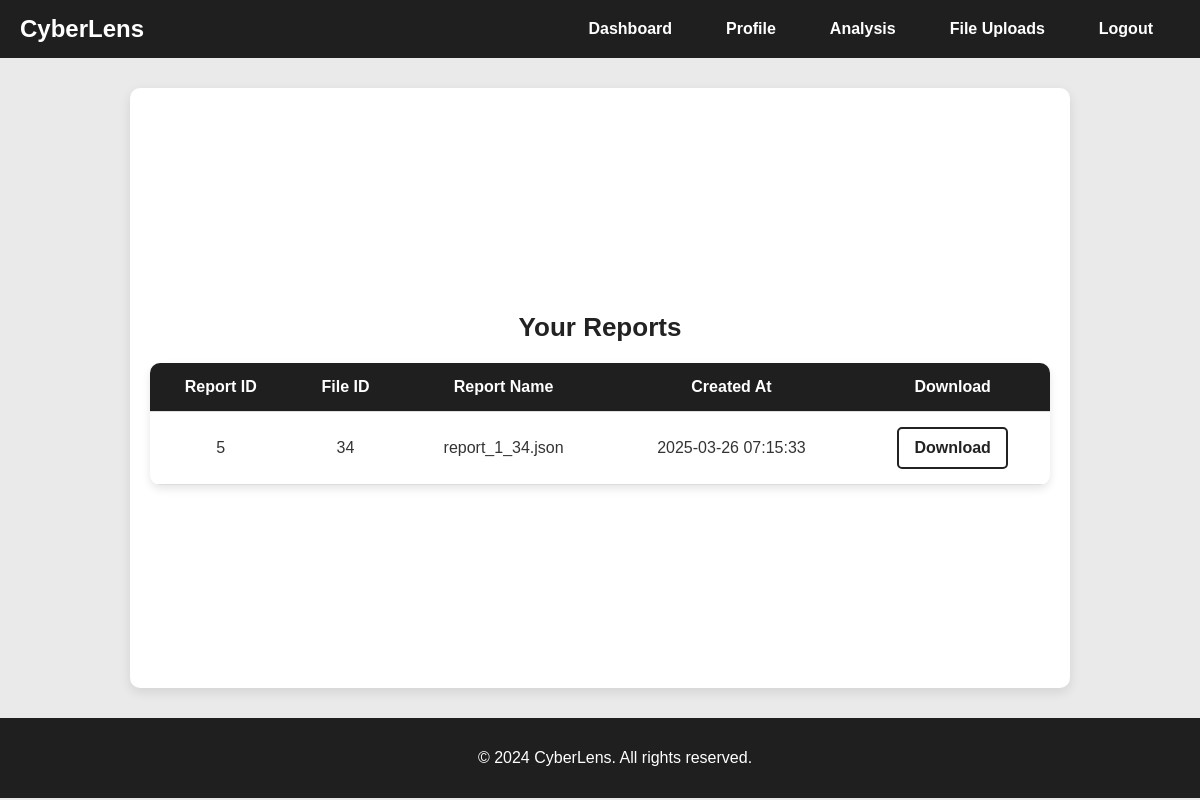
/reports.php (signed in), run on the app's committed database.
### tables this page shows
CREATE TABLE `reports` (
  `id` int(11) NOT NULL,
  `user_id` int(11) NOT NULL,
  `threat_count` int(11) NOT NULL,
  `report_json` text NOT NULL,
  `created_at` timestamp NOT NULL DEFAULT current_timestamp(),
  `file_id` int(11) NOT NULL
);

### reports.php (the view, shortened to what this page needs)
<?php
require 'config.php';
$user_id = $_SESSION['user_id'];
$stmt = $conn->prepare("SELECT id, file_id, report_json, created_at FROM reports WHERE user_id = ? ORDER BY created_at DESC");
$stmt->bind_param("i", $user_id);
$stmt->execute();
$result = $stmt->get_result();
$reports = $result->fetch_all(MYSQLI_ASSOC);
?>
<!DOCTYPE html>
<html lang="en">
<head>
    <link rel="stylesheet" href="css/dashboard.css">
</head>
<body>
    <header>
        <div class="logo">
            <h1>CyberLens</h1>
        </div>
        <nav>
            <ul>
                <li><a href="dashboard.php">Dashboard</a></li>
                <li><a href="profile.php">Profile</a></li>
                <li><a href="analysis.php">Analysis</a></li>
                <li><a href="uploads.php">File Uploads</a></li>
                <li><a href="logout.php">Logout</a></li>
            </ul>
        </nav>
    </header>
    <main>
        <h2>Your Reports</h2>
        <?php if (count($reports) > 0): ?>
            <table>
                <thead>
                    <tr>
                        <th>Report ID</th>
                        <th>File ID</th>
                        <th>Report Name</th>
                        <th>Created At</th>
                        <th>Download</th>
                    </tr>
                </thead>
                <tbody>
                    <?php foreach ($reports as $report): ?>
                        <tr>
                            <td><?php echo htmlspecialchars($report['id']); ?></td>
                            <td><?php echo htmlspecialchars($report['file_id']); ?></td>
                            <td><?php echo htmlspecialchars(basename($report['report_json'])); ?></td>
                            <td><?php echo htmlspecialchars($report['created_at']); ?></td>
                            <td>
                                <a href="reports/<?php echo urlencode(basename($report['report_json'])); ?>" download>
                                    Download
                                </a>
                            </td>
                        </tr>
                    <?php endforeach; ?>
                </tbody>
            </table>
        <?php else: ?>
            <p>No reports available.</p>
        <?php endif; ?>
    </main>
    <footer>
        <p>&copy; 2024 CyberLens. All rights reserved.</p>
    </footer>
</body>
</html>

### css/dashboard.css (style rules this page uses)
body { font-family: Arial, sans-serif; margin: 0; padding: 0; background-color: #eaeaea; color: #333; max-width: 100%; }
header { background-color: #1f1f1f; color: white; padding: 15px 20px; display: flex; justify-content: space-between; align-items: center; }
.logo h1 { margin: 0; font-size: 24px; }
nav ul { list-style: none; padding: 0; margin: 0; display: flex; }
nav ul li { margin: 0 15px; }
nav ul li a { text-decoration: none; color: white; font-weight: bold; padding: 8px 12px; transition: color 0.3s; }
main { display: flex; flex-direction: column; align-items: center; justify-content: center; text-align: center; min-height: 70vh; padding: 20px; background: white; border-radius: 10px; box-shadow: 0px 4px 12px rgba(0, 0, 0, 0.1); width: 90%; max-width: 900px; margin: 30px auto; }
h2 { color: #222; font-size: 26px; margin-bottom: 20px; }
table { width: 100%; border-collapse: collapse; background: white; border-radius: 10px; overflow: hidden; box-shadow: 0px 4px 8px rgba(0, 0, 0, 0.1); }
thead { background-color: #1f1f1f; color: white; }
th, td { padding: 15px; text-align: center; border-bottom: 1px solid #ddd; }
a[download] { display: inline-block; padding: 10px 15px; background-color: white; color: #222; border: 2px solid #222; border-radius: 5px; font-weight: bold; text-decoration: none; transition: all 0.3s ease; }
footer { text-align: center; padding: 15px; background-color: #1f1f1f; color: white; margin-top: 30px; width: 100%; }

### data on the page
reports: id "5", file "34", report_json "report_1_34.json", created_at "2025-03-26 07:15:33"
